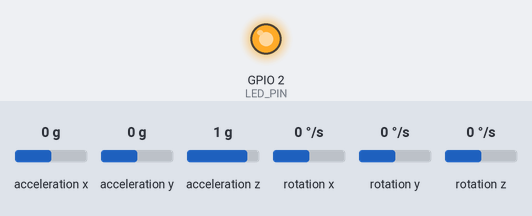
This program was run on a simulated ESP32. On the bench: output pins drawn as LEDs (lit = HIGH). Wiring (inferred from the names in the program): MPU-6050 motion sensor at I2C address 0x68. The inputs (shaded band) are chosen by the test bench; at power-on: acceleration x 0 g, acceleration y 0 g, acceleration z 1 g, rotation x 0 °/s, rotation y 0 °/s, rotation z 0 °/s. What the program prints to the serial monitor is not drawn.

Above: at 0.3 s.
At 4.1 s:
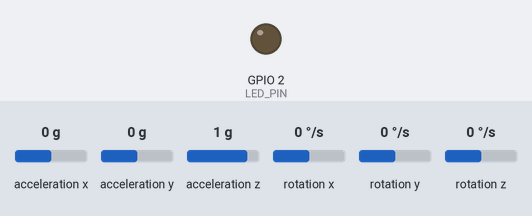
Timing chart, 0 to 5.6 s (numbered marks = the images above):
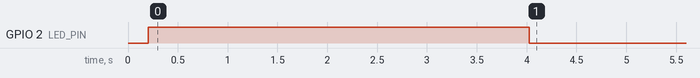

The program:

main.cpp
```cpp
// ESP32 + MPU6050: измерение скорости удара по мячу.
//
// Датчик крепится на голень/ботинок. Гироскоп измеряет угловую скорость
// ноги w, скорость стопы ~ w * R (R - эффективный радиус вращения),
// скорость мяча ~ v_стопы * K (коэффициент передачи при ударе).
//
// Подключение:  VCC-3V3, GND-GND, SCL-GPIO19, SDA-GPIO18
//
// Протокол (115200 бод, строки):
//   READY                          - прошивка запущена, калибровка завершена
//   D,<ms>,<w_dps>,<a_g>           - живые данные, 50 Гц (макс. за 20 мс)
//   K,<v_foot>,<v_ball>,<peak_dps>,<peak_g>  - зафиксирован удар (м/с)
//   ERR,<текст>                    - ошибка

#include <Arduino.h>
#include <Wire.h>

// ---------- Пины ----------
constexpr int SDA_PIN = 18;
constexpr int SCL_PIN = 19;
constexpr int LED_PIN = 2;  // встроенный светодиод DOIT DevKit

// ---------- Параметры физики (подстрой под себя) ----------
constexpr float EFFECTIVE_RADIUS_M = 0.55f;  // от оси вращения до стопы, м
constexpr float BALL_COEF = 1.25f;           // v_мяча / v_стопы при ударе
constexpr float KICK_START_DPS = 300.0f;     // начало замаха
constexpr float KICK_MIN_PEAK_DPS = 600.0f;  // минимум для засчитанного удара
constexpr float KICK_END_RATIO = 0.60f;      // удар закончен, когда w < 60% пика
constexpr uint32_t KICK_MAX_MS = 500;        // максимум длительности замаха
constexpr uint32_t REFRACTORY_MS = 1200;     // пауза после удара

// ---------- MPU6050 ----------
constexpr float ACCEL_LSB_PER_G = 2048.0f;  // диапазон +-16 g
constexpr float GYRO_LSB_PER_DPS = 16.4f;   // диапазон +-2000 dps
constexpr float DEG2RAD = 0.017453292f;

uint8_t mpuAddr = 0x68;
float gyroBias[3] = {0, 0, 0};

bool i2cWrite(uint8_t reg, uint8_t val) {
  Wire.beginTransmission(mpuAddr);
  Wire.write(reg);
  Wire.write(val);
  return Wire.endTransmission() == 0;
}

bool mpuPresent(uint8_t addr) {
  Wire.beginTransmission(addr);
  return Wire.endTransmission() == 0;
}

struct Sample {
  float ax, ay, az;  // g
  float gx, gy, gz;  // dps (с вычтенным смещением)
};

bool readRaw(int16_t *v) {  // v[0..6]: ax ay az temp gx gy gz
  Wire.beginTransmission(mpuAddr);
  Wire.write(0x3B);
  if (Wire.endTransmission(false) != 0) return false;
  if (Wire.requestFrom((int)mpuAddr, 14) != 14) return false;
  for (int i = 0; i < 7; i++) {
    int16_t hi = Wire.read();
    int16_t lo = Wire.read();
    v[i] = (int16_t)((hi << 8) | lo);
  }
  return true;
}

bool readSample(Sample &s) {
  int16_t r[7];
  if (!readRaw(r)) return false;
  s.ax = r[0] / ACCEL_LSB_PER_G;
  s.ay = r[1] / ACCEL_LSB_PER_G;
  s.az = r[2] / ACCEL_LSB_PER_G;
  s.gx = r[4] / GYRO_LSB_PER_DPS - gyroBias[0];
  s.gy = r[5] / GYRO_LSB_PER_DPS - gyroBias[1];
  s.gz = r[6] / GYRO_LSB_PER_DPS - gyroBias[2];
  return true;
}

void calibrateGyro() {
  const int N = 1500;
  double sum[3] = {0, 0, 0};
  int n = 0;
  for (int i = 0; i < N; i++) {
    int16_t r[7];
    if (readRaw(r)) {
      sum[0] += r[4] / GYRO_LSB_PER_DPS;
      sum[1] += r[5] / GYRO_LSB_PER_DPS;
      sum[2] += r[6] / GYRO_LSB_PER_DPS;
      n++;
    }
    delay(1);
  }
  if (n > 0)
    for (int k = 0; k < 3; k++) gyroBias[k] = (float)(sum[k] / n);
}

void setup() {
  Serial.begin(115200);
  pinMode(LED_PIN, OUTPUT);
  Wire.begin(SDA_PIN, SCL_PIN);
  Wire.setClock(400000);
  delay(100);

  // MPU6050 может быть на 0x68 (AD0=GND/свободен) или 0x69 (AD0=3V3)
  while (true) {
    if (mpuPresent(0x68)) { mpuAddr = 0x68; break; }
    if (mpuPresent(0x69)) { mpuAddr = 0x69; break; }
    Serial.println("ERR,MPU6050 not found (check SDA=18 SCL=19 3V3 GND)");
    digitalWrite(LED_PIN, !digitalRead(LED_PIN));
    delay(500);
  }

  i2cWrite(0x6B, 0x01);  // выйти из sleep, тактирование от гироскопа X
  delay(100);
  i2cWrite(0x1A, 0x01);  // DLPF ~188 Гц, выход гироскопа 1 кГц
  i2cWrite(0x19, 0x00);  // делитель 0 -> 1000 Гц
  i2cWrite(0x1B, 0x18);  // гироскоп +-2000 dps
  i2cWrite(0x1C, 0x18);  // акселерометр +-16 g

  digitalWrite(LED_PIN, HIGH);  // горит = калибровка, держи датчик неподвижно
  calibrateGyro();
  digitalWrite(LED_PIN, LOW);

  Serial.println("READY");
}

enum State { IDLE, SWING, COOLDOWN };

void loop() {
  static uint32_t nextUs = micros();
  static State state = IDLE;
  static float peakW = 0, peakG = 0;
  static uint32_t swingStart = 0, cooldownStart = 0;
  static float winW = 0, winG = 0;  // максимумы за окно вывода
  static uint32_t lastPrint = 0;

  // темп 1 кГц
  uint32_t now = micros();
  if ((int32_t)(now - nextUs) < 0) return;
  nextUs += 1000;
  if ((int32_t)(now - nextUs) > 5000) nextUs = now + 1000;  // догоняем без лавины

  Sample s;
  if (!readSample(s)) return;

  float w = sqrtf(s.gx * s.gx + s.gy * s.gy + s.gz * s.gz);  // dps
  float g = sqrtf(s.ax * s.ax + s.ay * s.ay + s.az * s.az);  // g
  uint32_t ms = millis();

  if (w > winW) winW = w;
  if (g > winG) winG = g;
  if (ms - lastPrint >= 20) {
    Serial.printf("D,%lu,%.0f,%.2f\n", (unsigned long)ms, winW, winG);
    winW = 0;
    winG = 0;
    lastPrint = ms;
  }

  switch (state) {
    case IDLE:
      if (w > KICK_START_DPS) {
        state = SWING;
        swingStart = ms;
        peakW = w;
        peakG = g;
      }
      break;

    case SWING: {
      if (w > peakW) peakW = w;
      if (g > peakG) peakG = g;
      bool ended = (w < peakW * KICK_END_RATIO) || (ms - swingStart > KICK_MAX_MS);
      if (!ended) break;

      if (peakW >= KICK_MIN_PEAK_DPS) {
        float vFoot = peakW * DEG2RAD * EFFECTIVE_RADIUS_M;
        float vBall = vFoot * BALL_COEF;
        Serial.printf("K,%.2f,%.2f,%.0f,%.1f\n", vFoot, vBall, peakW, peakG);
        digitalWrite(LED_PIN, HIGH);
        state = COOLDOWN;
        cooldownStart = ms;
      } else {
        state = IDLE;  // слабое движение, не удар
      }
      break;
    }

    case COOLDOWN:
      if (ms - cooldownStart > 150) digitalWrite(LED_PIN, LOW);
      if (ms - cooldownStart > REFRACTORY_MS && w < KICK_START_DPS) state = IDLE;
      break;
  }
}
```
